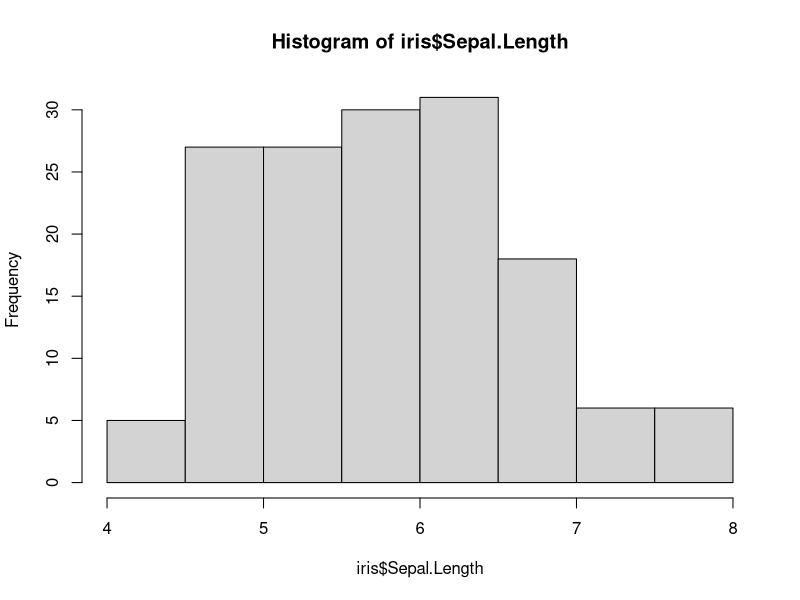
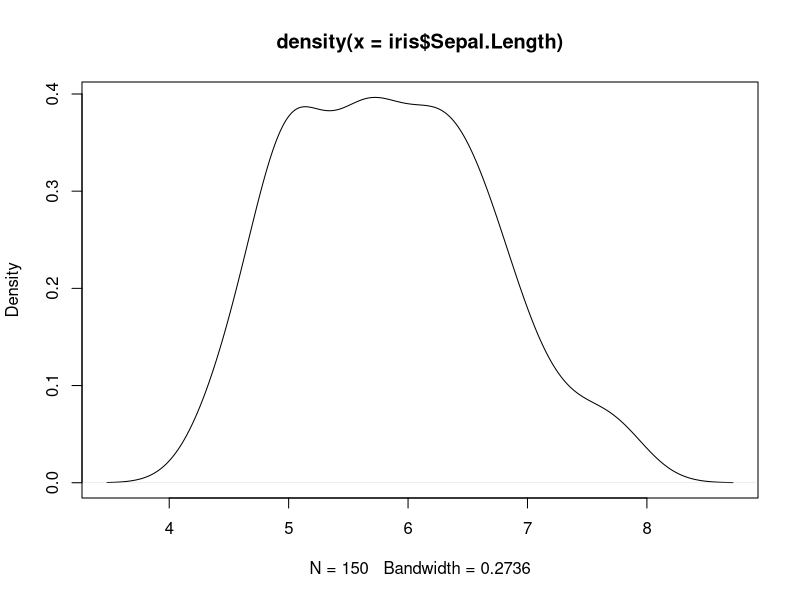
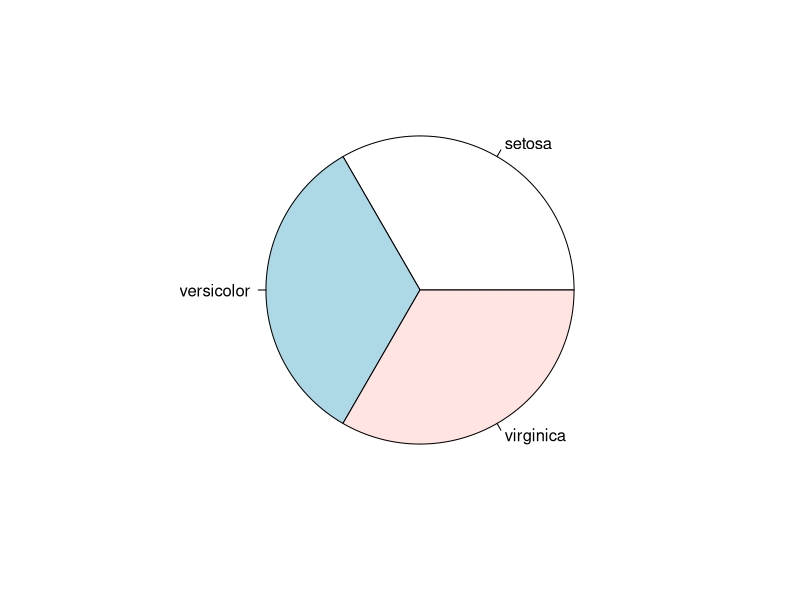
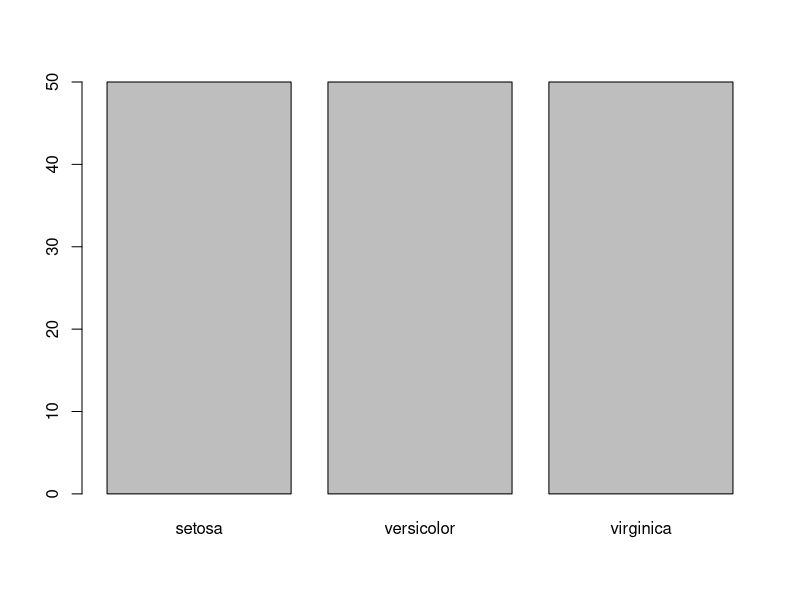
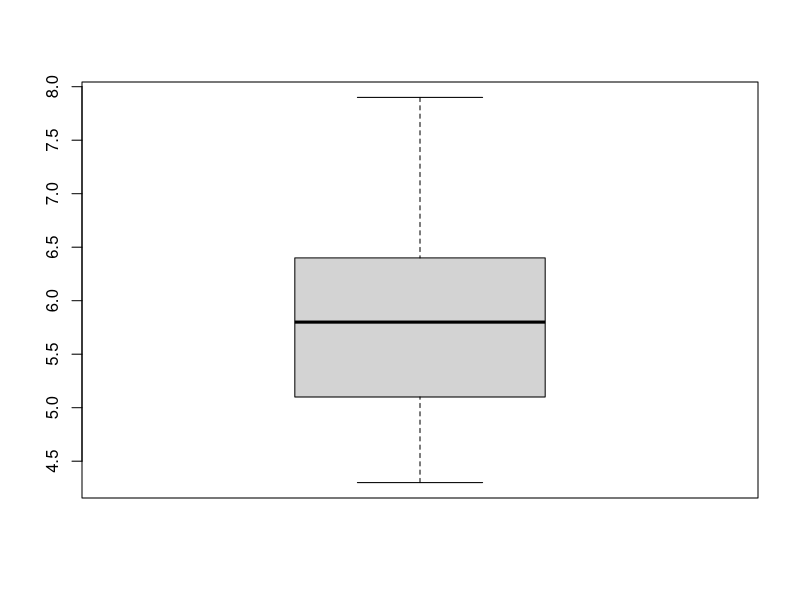
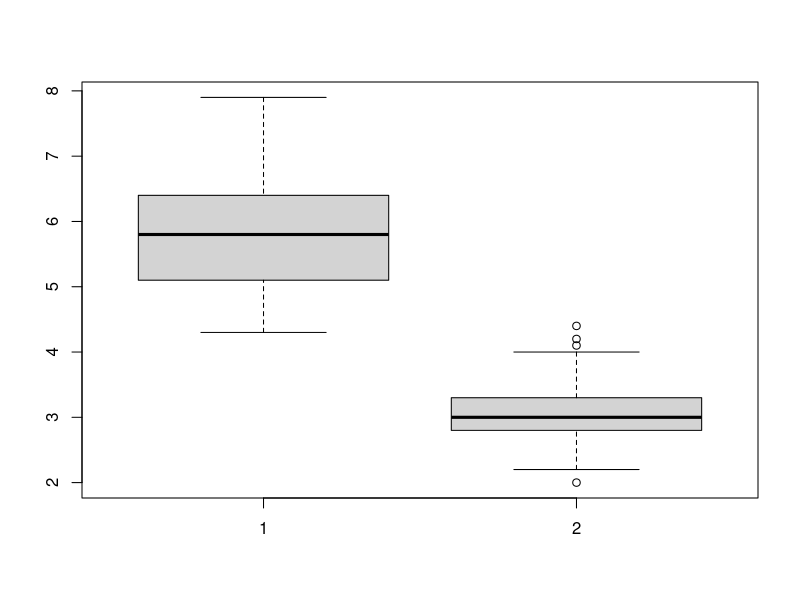
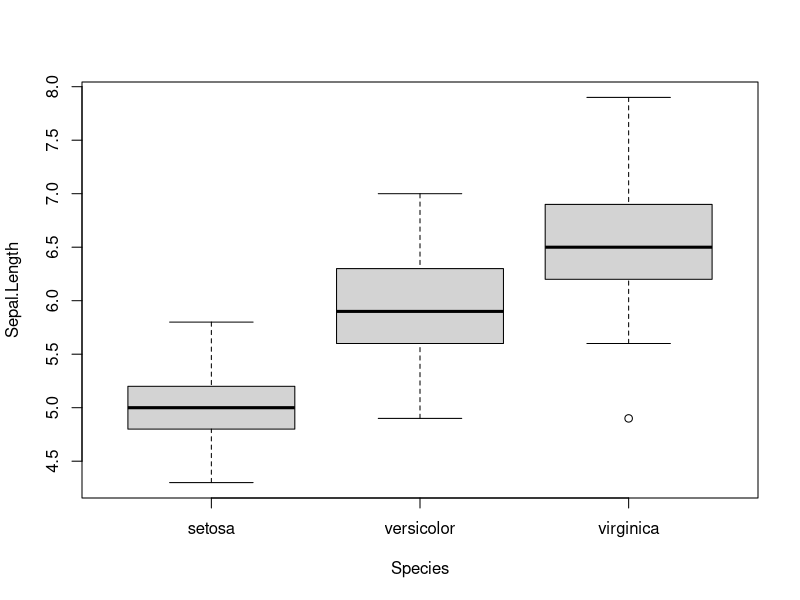
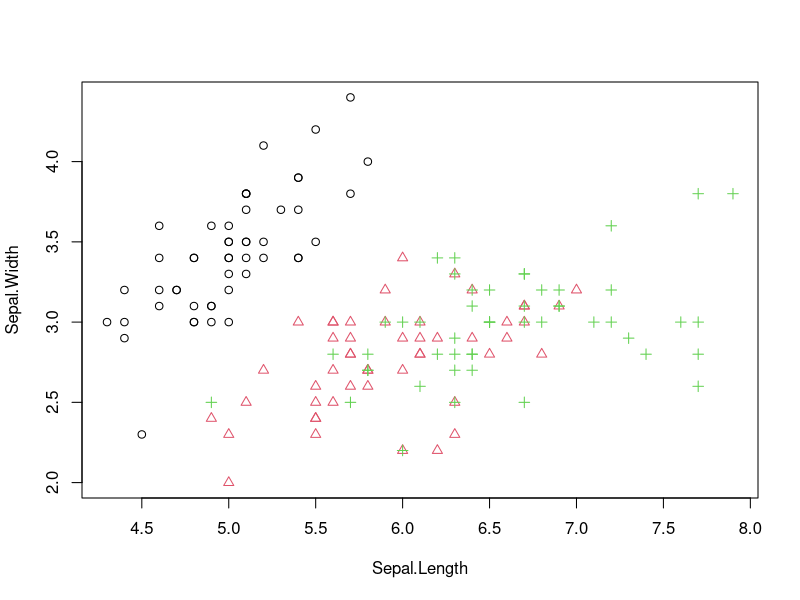

Here is the R script that generated these plots, in order:
## ---- chunk 1
knitr::opts_chunk$set(echo = TRUE)
## ---- chunk 2
rm(list=ls())
#1) Assign a decimal value to a variable A and display it.
A <- 10.5
print(A)
#2) Print the class name of the variable A.
print(class(A))
#3) Check whether the variable A is of type 'numeric'.
print(is.numeric(A))
#4) Assign an integer value to a variable B and display it.
B <- 5L
print(B)
#5) Check whether the variable B is of type 'integer'.
print(is.integer(B))
#6) Create a variable C which stores the integer part of variable A.
C=as.integer(A)
print(C)
#7) Compute the cost of a chocolate.
cost <- C/B
print(cost)
#8) Represent the money as character string.
as.character(A)
#9) Store the first name and last name of the kid.
fname="Ram"
lname="kumar"
print(is.integer(fname))
#10) Display the message "Ram bought <B> chocolates"
print(sprintf("%s bought %d chocolates", paste(fname,lname), B))
#11) Extract the substring "Little" from the rhymes.
rhymes="Twinkle Twinkle Little Star"
print(substr(rhymes,start=17,stop=22))
#12) Replace "Little" as Big.
print(sub("Little", "Big", rhymes))
#13) Assign a complex number to a variable X.
X <- 2+4i
X
#14) Display the real part of X.
print(Re(X))
#15) Display the imaginary part of X.
print(Im(X))
#16) Compute square root of a negative number
print(sqrt(as.complex(-2))) #sqrt(-2+0i) also works
#17) Check whether real part of X is greater than its imaginary part.
chk <- Re(X)>Im(X)
print(chk)
## ---- chunk 3
rm(list=ls())
#1. Create vector 'class' to store the class names 'class1','class2',.,'class5'
class=c("class1", "class2","class3","class4","class5")
print(class)
#2. Use assign() function to create a vector 'avg' to store the average marks.
assign("avg",c(63.5,72.3,88.9,65.4,79.8))
print(avg)
#3. Display the average mark of class2.
print(avg[2])
#4. Combine the vectors 'class' and 'avg' as details.
details=c(class,avg)
print(details)
#5. Find the length of combined vector 'details'.
print(length(details))
#6. Find the minimum average mark and print the class which scored it.
print(min(avg))
print(class[which.min(avg)]) #which.min(avg)returns the index of the minimum value in vector avg
#7. Find the maximum average mark and print the class which scored it.
print(max(avg))
print(class[which.max(avg)])
#8. Find the total of average marks scored by all classes.
print(sum(avg))
#9. Find the mean of the average marks scored by all classes.
print(mean(avg))
#10. Find the standard deviation of the average marks scored by all classes.
print(sd(avg))
#11. Arrange the average marks in ascending order.
print(sort(avg))
#12. Create a vector classes by repeat the vector class twice.
classes <- rep(class,times=2)
print(classes)
#13. Create a vector marks by repeating each average mark twice.
marks <- rep(avg,each=2)
print(marks)
#14. Create a sequence of 10 to 1. Add it to the vector avg and display it.
s=seq(10,1)
print(avg+s)
#15. Create a vector bool that contains logical values 'TRUE' or 'FALSE' depending on the condition average marks>70.
bool=avg>70
print(class[bool])
## ---- chunk 4
rm(list=ls())
#1. Represent the height information of a team of 12 basketball players as a matrix of dimension 4x3 in row major form.
height=matrix(c(162,173,160,181,159,176,183,162,181,160,170,172),nrow=4,ncol=3,byrow=TRUE)
print(height)
#2. Display the height at row 3 and column 2.
print(height[3,2])
#3. Display all the heights in row 2.
print(height[2,])
#Display all the heights in column 3.
print(height[,3])
#5. Extract the heights in all rows but only in column 1 and 3.
print(height[,c(1,3)])
#6. Find the transpose of the matrix.
print(t(height))
#7. Four more players got added to the team. Update the matrix to reflect the heights of the players.
height=cbind(height,c(176,168,161,172))
print(height)
#8. Append four more players' height in the matrix.
height=rbind(height,c(175,162,170,165))
print(height)

## ---- chunk 5
# Root
print(sqrt(2))

# Log
print(log(2))

# Assignment and arithmetic (+) operation
x = 5
y = 10
z <- x + y
print(z)

# floor:
floor(5.555)

# round:
round(5.555)
## ---- chunk 6
v = seq(1,5, by=.5)
v
## ---- chunk 7
v1 = c(6,5,4,3,2,1)
v2 = c(10,9,8,7,6,5)

# Arithmetic operation on the vectors
v3 = v1 + v2
print(v3)

vector = c(5,1,46,5,4,3,2,1)
sorted_vector <- sort(vector)

# Sort
sorted_vector

# Rank
rank(vector)

# Order
order(vector)

# Which
which(vector == 16)
## ---- chunk 8
# I have also used the paste and print functions here
print("Operations of V3 vector")
print(paste("Maximum = ", max(v3)))
print(paste("Minimum = ", min(v3)))
print(paste("Mean = ", mean(v3)))
print(paste("Standard deviation = ", sd(v3)))
print(paste("Length of the vector V3 = ", length(v3)))
## ---- chunk 9
#Without replacement
sample(1:40, 5)

#With replacement
sample(1:50, 10, replace=T)
## ---- chunk 10
a <- c(1, 2, 3, 4, 5)
b <- c(6, 7, 8, 9, 10)
r_matrix <- rbind(a, b)
r_matrix
## ---- chunk 11
c_matrix <- cbind(a, b)
c_matrix
## ---- chunk 12
rep(c(1:4), 3)
## ---- chunk 13
gl(2, 10, length=20)
## ---- chunk 14
library("MASS")
data(iris)
head(iris, 5)
## ---- chunk 15
students <- c("Makesh", "Anthra", "Bettina", "Chandhru", "Shyam")
event_1 <- c(10,10,6,8,10)
event_2 <- c(5,7,9,0,0)
event_3 <- c(7,9,0,8,6)
event_4 <- c(9,7,8,10,10)
data <- data.frame(students, event_1, event_2, event_3, event_4)
data
## ---- chunk 16
directory_read <- read.csv("sample.csv")
head(directory_read)
## ---- chunk 17
dim(iris)
## ---- chunk 18
str(iris)
## ---- chunk 19
table(iris$Sepal.Length)
## ---- chunk 20
names(iris)
attributes(iris)
## ---- chunk 21
head(iris, 3)
tail(iris, 3)
## ---- chunk 22
summary(iris)
## ---- chunk 23
quantile(iris$Sepal.Length)
quantile(iris$Sepal.Length, c(.1, .3, .65)) # choose the quantiles
## ---- chunk 24
var(iris$Sepal.Length)
## ---- chunk 25
cov(iris$Sepal.Length, iris$Petal.Length)
## ---- chunk 26
cov(iris[,1:4])

## ---- chunk 27
cor(iris$Sepal.Length, iris$Petal.Length)
cor(iris[,1:4])
## ---- chunk 28
aggregate(Sepal.Length ~ Species, summary, data=iris)
## ---- chunk 29
m <- matrix(C<-(1:10),nrow=5, ncol=5)
#Matrix:
m

#Apply()
apply(m, 2, sum)
## ---- chunk 30
names <- c("NAME1","NAME2","NAME3","NAME4")
names_lower <-lapply(names, tolower)
str(names_lower)
## ---- chunk 31
#same as lapply but a vector is returned
smn <- sapply(iris$Sepal.Length, min)
smn
## ---- chunk 32
dbinom(2, 3, 0.60)
## ---- chunk 33
dpois(2, 1)
## ---- chunk 34
pnorm(150, 156, 4.6)
## ---- chunk 35
hist(iris$Sepal.Length)
## ---- chunk 36
plot(density(iris$Sepal.Length))
## ---- chunk 37
pie(table(iris$Species)) 
## ---- chunk 38
barplot(table(iris$Species))
## ---- chunk 39
boxplot(iris$Sepal.Length)
## ---- chunk 40
boxplot(iris$Sepal.Length,iris$Sepal.Width)
## ---- chunk 41
boxplot(Sepal.Length~Species, data=iris)
## ---- chunk 42
with(iris, plot(Sepal.Length, Sepal.Width, col=Species, pch=as.numeric(Species)))
## ---- chunk 43
pairs(iris)
## ---- chunk 44
# Import a library to view 3d plots
library("scatterplot3d")

scatterplot3d(iris$Petal.Width, iris$Sepal.Length, iris$Sepal.Width)
## ---- chunk 45
distMatrix <- as.matrix(dist(iris[,1:4]))
heatmap(distMatrix)
## ---- chunk 46
filled.contour(volcano, color=terrain.colors, asp=1,plot.axes=contour(volcano, add=T))
## ---- chunk 47
parcoord(iris[1:4], col=iris$Species)
## ---- chunk 48
library(lattice)
parallelplot(~iris[1:4] | Species, data=iris)
## ---- chunk 49
plot(iris$Sepal.Length, iris$Sepal.Width, type="l") 
## ---- chunk 50
par(mfrow=c(2,2))
hist(iris$Sepal.Length, main='Histogram',xlab='Sepal length', ylab ='Frequency', col=heat.colors(14))

boxplot(iris$Sepal.Length, iris$Sepal.Width, iris$Petal.Length, iris$Petal.Width,  main='Iris boxplot of features', ylab='f',xlab='Shift', names = c('mm','mm','mm','mm'))

plot(iris$Sepal.Length,iris$Sepal.Width,main='Sepal length vs width', xlab='mm',ylab='mm',pch=2)
plot(iris$Petal.Length,iris$Sepal.Length,type="l",main='petal vs sepal length',xlab='mm',ylab='mm')
lines(iris$Petal.Length,iris$Sepal.Length,lty=2)

## ---- chunk 51
# I made a palindrome checker to perform all three things mentioned above.

isplaindrome <- function(n){
    reverse = 0
    buff = n
    while (n > 0) {
      r = n %% 10
      reverse = reverse * 10 + r
      n = n %/% 10
    }
    if (reverse == buff)
    {
      print(paste("It is palindrome!", reverse))
    }
    else{
      print(paste("Not a palindrome", reverse))
    }
}

## Call the function:
isplaindrome(12345) # should return "Not a palindrome"
isplaindrome(123321) # should return "It is palindrome!"
